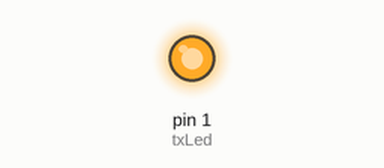
The sketch below on a simulated Arduino Uno, built with avr-gcc and run on an emulated ATmega328P. Parts: output pins drawn as LEDs (lit = HIGH). No radio packets arrive unless stated.

Above: at 0.03 s.
At 5.0 s:
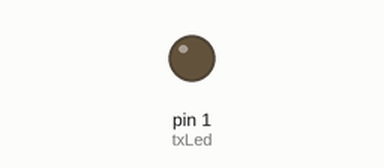
Timing chart, 0 to 13.1 s (numbered marks = the images above):
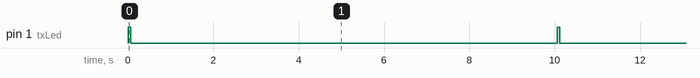

The sketch:

SimpleTransmit.ino
```cpp
#include <VirtualWire.h>

// Sensor Message Structure
typedef struct sensorData_t{
  byte id; // size 1
  float value; // size 4
};

typedef union sensorData_union_t{
  sensorData_t data;
  uint8_t raw[5]; // total size of 5 bytes
};

#define txLed 1  // TX LED
#define txPin 0 // TX Out

#define sensID 5  // Sensor ID

// Sensor Message
sensorData_union_t _message;


void setup() {
  // Led Setup
  pinMode(txLed, OUTPUT);

  // randomSeed(analogRead(0));

    // TX Setup
  vw_set_tx_pin(txPin);
  vw_setup(2000);

    // Write Sensor ID
  _message.data.id = sensID;

  // Save temperature
  _message.data.value = 42.00;

  }

void loop() {
  // put your main code here, to run repeatedly:
    digitalWrite(txLed, HIGH);


_message.data.value = _message.data.value +1;

  //random(1000000)/100.00 ;

    // Send
    vw_send(_message.raw, 5);
    vw_wait_tx(); // Wait until the whole message is gone

     digitalWrite(txLed, LOW);
         delay(10000);

}
```

Measured:
- by itself, pin 1 (txLed): alternates HIGH for 0.06 s and LOW for 10.0 s
